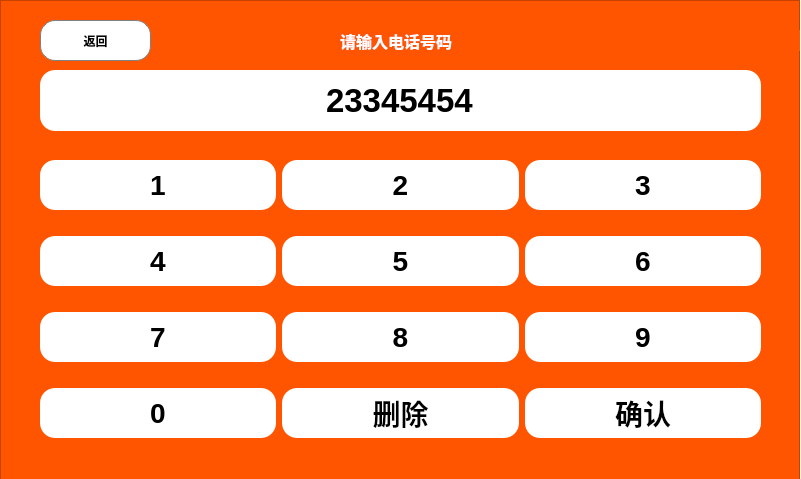
<?xml version="1.0" encoding="UTF-8"?>
<ui version="4.0">
 <class>jiDialog</class>
 <widget class="QDialog" name="jiDialog">
  <property name="geometry">
   <rect>
    <x>0</x>
    <y>0</y>
    <width>801</width>
    <height>479</height>
   </rect>
  </property>
  <property name="font">
   <font>
    <pointsize>21</pointsize>
    <weight>75</weight>
    <bold>true</bold>
   </font>
  </property>
  <property name="windowTitle">
   <string>Dialog</string>
  </property>
  <property name="styleSheet">
   <string notr="true">background-color: rgba(255, 255, 127, 20);</string>
  </property>
  <widget class="QFrame" name="frame">
   <property name="geometry">
    <rect>
     <x>0</x>
     <y>0</y>
     <width>800</width>
     <height>480</height>
    </rect>
   </property>
   <property name="styleSheet">
    <string notr="true">
	background-color: rgb(255, 85, 0);</string>
   </property>
   <property name="frameShape">
    <enum>QFrame::StyledPanel</enum>
   </property>
   <property name="frameShadow">
    <enum>QFrame::Raised</enum>
   </property>
   <widget class="QPushButton" name="pushButtonExit">
    <property name="geometry">
     <rect>
      <x>40</x>
      <y>20</y>
      <width>111</width>
      <height>41</height>
     </rect>
    </property>
    <property name="font">
     <font>
      <weight>75</weight>
      <bold>true</bold>
     </font>
    </property>
    <property name="styleSheet">
     <string notr="true">QPushButton{
	border-radius: 15px;
	background-color: rgb(255, 255, 255);
	border:1px solid gray
}	


QPushButton:pressed  {
	border-style:inset;  
 
    /* 使文字有一点移动 */  
    padding-left:6px;  
    padding-top:6px;  

}</string>
    </property>
    <property name="text">
     <string>返回</string>
    </property>
    <property name="icon">
     <iconset resource="../icons.qrc">
      <normaloff>:/icons/back.png</normaloff>:/icons/back.png</iconset>
    </property>
   </widget>
   <widget class="QLineEdit" name="lineEdit">
    <property name="geometry">
     <rect>
      <x>40</x>
      <y>70</y>
      <width>721</width>
      <height>61</height>
     </rect>
    </property>
    <property name="font">
     <font>
      <pointsize>25</pointsize>
      <weight>75</weight>
      <bold>true</bold>
     </font>
    </property>
    <property name="styleSheet">
     <string notr="true">background-color: rgb(255, 255, 255);
	border-radius: 15px;</string>
    </property>
    <property name="text">
     <string>23345454</string>
    </property>
    <property name="alignment">
     <set>Qt::AlignCenter</set>
    </property>
   </widget>
   <widget class="QWidget" name="layoutWidget">
    <property name="geometry">
     <rect>
      <x>40</x>
      <y>140</y>
      <width>721</width>
      <height>321</height>
     </rect>
    </property>
    <layout class="QVBoxLayout" name="verticalLayout">
     <item>
      <layout class="QHBoxLayout" name="horizontalLayout">
       <item>
        <widget class="QPushButton" name="pushButton_1">
         <property name="minimumSize">
          <size>
           <width>0</width>
           <height>50</height>
          </size>
         </property>
         <property name="font">
          <font>
           <pointsize>21</pointsize>
           <weight>75</weight>
           <bold>true</bold>
          </font>
         </property>
         <property name="styleSheet">
          <string notr="true">QPushButton{
background-color: rgb(255, 255, 255);
	border-radius: 15px;
}

QPushButton:pressed{
	border-style:inset;  
 
    /* 使文字有一点移动 */  
    padding-left:6px;  
    padding-top:6px;  
}
</string>
         </property>
         <property name="text">
          <string>1</string>
         </property>
        </widget>
       </item>
       <item>
        <widget class="QPushButton" name="pushButton_2">
         <property name="minimumSize">
          <size>
           <width>0</width>
           <height>50</height>
          </size>
         </property>
         <property name="font">
          <font>
           <pointsize>21</pointsize>
           <weight>75</weight>
           <bold>true</bold>
          </font>
         </property>
         <property name="styleSheet">
          <string notr="true">QPushButton{
background-color: rgb(255, 255, 255);
	border-radius: 15px;
}

QPushButton:pressed{
	border-style:inset;  
 
    /* 使文字有一点移动 */  
    padding-left:6px;  
    padding-top:6px;  
}
</string>
         </property>
         <property name="text">
          <string>2</string>
         </property>
        </widget>
       </item>
       <item>
        <widget class="QPushButton" name="pushButton_3">
         <property name="minimumSize">
          <size>
           <width>0</width>
           <height>50</height>
          </size>
         </property>
         <property name="font">
          <font>
           <pointsize>21</pointsize>
           <weight>75</weight>
           <bold>true</bold>
          </font>
         </property>
         <property name="styleSheet">
          <string notr="true">QPushButton{
background-color: rgb(255, 255, 255);
	border-radius: 15px;
}

QPushButton:pressed{
	border-style:inset;  
 
    /* 使文字有一点移动 */  
    padding-left:6px;  
    padding-top:6px;  
}
</string>
         </property>
         <property name="text">
          <string>3</string>
         </property>
        </widget>
       </item>
      </layout>
     </item>
     <item>
      <layout class="QHBoxLayout" name="horizontalLayout_2">
       <item>
        <widget class="QPushButton" name="pushButton_4">
         <property name="minimumSize">
          <size>
           <width>0</width>
           <height>50</height>
          </size>
         </property>
         <property name="font">
          <font>
           <pointsize>21</pointsize>
           <weight>75</weight>
           <bold>true</bold>
          </font>
         </property>
         <property name="styleSheet">
          <string notr="true">QPushButton{
background-color: rgb(255, 255, 255);
	border-radius: 15px;
}

QPushButton:pressed{
	border-style:inset;  
 
    /* 使文字有一点移动 */  
    padding-left:6px;  
    padding-top:6px;  
}
</string>
         </property>
         <property name="text">
          <string>4</string>
         </property>
        </widget>
       </item>
       <item>
        <widget class="QPushButton" name="pushButton_5">
         <property name="minimumSize">
          <size>
           <width>0</width>
           <height>50</height>
          </size>
         </property>
         <property name="font">
          <font>
           <pointsize>21</pointsize>
           <weight>75</weight>
           <bold>true</bold>
          </font>
         </property>
         <property name="styleSheet">
          <string notr="true">QPushButton{
background-color: rgb(255, 255, 255);
	border-radius: 15px;
}

QPushButton:pressed{
	border-style:inset;  
 
    /* 使文字有一点移动 */  
    padding-left:6px;  
    padding-top:6px;  
}
</string>
         </property>
         <property name="text">
          <string>5</string>
         </property>
        </widget>
       </item>
       <item>
        <widget class="QPushButton" name="pushButton_6">
         <property name="minimumSize">
          <size>
           <width>0</width>
           <height>50</height>
          </size>
         </property>
         <property name="font">
          <font>
           <pointsize>21</pointsize>
           <weight>75</weight>
           <bold>true</bold>
          </font>
         </property>
         <property name="styleSheet">
          <string notr="true">QPushButton{
background-color: rgb(255, 255, 255);
	border-radius: 15px;
}

QPushButton:pressed{
	border-style:inset;  
 
    /* 使文字有一点移动 */  
    padding-left:6px;  
    padding-top:6px;  
}
</string>
         </property>
         <property name="text">
          <string>6</string>
         </property>
        </widget>
       </item>
      </layout>
     </item>
     <item>
      <layout class="QHBoxLayout" name="horizontalLayout_3">
       <item>
        <widget class="QPushButton" name="pushButton_7">
         <property name="minimumSize">
          <size>
           <width>0</width>
           <height>50</height>
          </size>
         </property>
         <property name="font">
          <font>
           <pointsize>21</pointsize>
           <weight>75</weight>
           <bold>true</bold>
          </font>
         </property>
         <property name="styleSheet">
          <string notr="true">QPushButton{
background-color: rgb(255, 255, 255);
	border-radius: 15px;
}

QPushButton:pressed{
	border-style:inset;  
 
    /* 使文字有一点移动 */  
    padding-left:6px;  
    padding-top:6px;  
}
</string>
         </property>
         <property name="text">
          <string>7</string>
         </property>
        </widget>
       </item>
       <item>
        <widget class="QPushButton" name="pushButton_8">
         <property name="minimumSize">
          <size>
           <width>0</width>
           <height>50</height>
          </size>
         </property>
         <property name="font">
          <font>
           <pointsize>21</pointsize>
           <weight>75</weight>
           <bold>true</bold>
          </font>
         </property>
         <property name="styleSheet">
          <string notr="true">QPushButton{
background-color: rgb(255, 255, 255);
	border-radius: 15px;
}

QPushButton:pressed{
	border-style:inset;  
 
    /* 使文字有一点移动 */  
    padding-left:6px;  
    padding-top:6px;  
}
</string>
         </property>
         <property name="text">
          <string>8</string>
         </property>
        </widget>
       </item>
       <item>
        <widget class="QPushButton" name="pushButton_9">
         <property name="minimumSize">
          <size>
           <width>0</width>
           <height>50</height>
          </size>
         </property>
         <property name="font">
          <font>
           <pointsize>21</pointsize>
           <weight>75</weight>
           <bold>true</bold>
          </font>
         </property>
         <property name="styleSheet">
          <string notr="true">QPushButton{
background-color: rgb(255, 255, 255);
	border-radius: 15px;
}

QPushButton:pressed{
	border-style:inset;  
 
    /* 使文字有一点移动 */  
    padding-left:6px;  
    padding-top:6px;  
}
</string>
         </property>
         <property name="text">
          <string>9</string>
         </property>
        </widget>
       </item>
      </layout>
     </item>
     <item>
      <layout class="QHBoxLayout" name="horizontalLayout_4">
       <item>
        <widget class="QPushButton" name="pushButton_0">
         <property name="minimumSize">
          <size>
           <width>0</width>
           <height>50</height>
          </size>
         </property>
         <property name="font">
          <font>
           <pointsize>21</pointsize>
           <weight>75</weight>
           <bold>true</bold>
          </font>
         </property>
         <property name="styleSheet">
          <string notr="true">QPushButton{
background-color: rgb(255, 255, 255);
	border-radius: 15px;
}

QPushButton:pressed{
	border-style:inset;  
 
    /* 使文字有一点移动 */  
    padding-left:6px;  
    padding-top:6px;  
}
</string>
         </property>
         <property name="text">
          <string>0</string>
         </property>
        </widget>
       </item>
       <item>
        <widget class="QPushButton" name="pushButtonDel">
         <property name="minimumSize">
          <size>
           <width>0</width>
           <height>50</height>
          </size>
         </property>
         <property name="font">
          <font>
           <pointsize>21</pointsize>
           <weight>75</weight>
           <bold>true</bold>
          </font>
         </property>
         <property name="styleSheet">
          <string notr="true">QPushButton{
background-color: rgb(255, 255, 255);
	border-radius: 15px;
}

QPushButton:pressed{
	border-style:inset;  
 
    /* 使文字有一点移动 */  
    padding-left:6px;  
    padding-top:6px;  
}
</string>
         </property>
         <property name="text">
          <string>删除</string>
         </property>
        </widget>
       </item>
       <item>
        <widget class="QPushButton" name="pushButtonAck">
         <property name="minimumSize">
          <size>
           <width>0</width>
           <height>50</height>
          </size>
         </property>
         <property name="font">
          <font>
           <pointsize>21</pointsize>
           <weight>75</weight>
           <bold>true</bold>
          </font>
         </property>
         <property name="styleSheet">
          <string notr="true">QPushButton{
background-color: rgb(255, 255, 255);
	border-radius: 15px;
}

QPushButton:pressed{
	border-style:inset;  
 
    /* 使文字有一点移动 */  
    padding-left:6px;  
    padding-top:6px;  
}
</string>
         </property>
         <property name="text">
          <string>确认</string>
         </property>
        </widget>
       </item>
      </layout>
     </item>
    </layout>
   </widget>
   <widget class="QLabel" name="label">
    <property name="geometry">
     <rect>
      <x>340</x>
      <y>30</y>
      <width>511</width>
      <height>21</height>
     </rect>
    </property>
    <property name="font">
     <font>
      <pointsize>12</pointsize>
      <weight>75</weight>
      <bold>true</bold>
     </font>
    </property>
    <property name="styleSheet">
     <string notr="true">color: rgb(255, 255, 255);</string>
    </property>
    <property name="text">
     <string>请输入电话号码</string>
    </property>
   </widget>
  </widget>
 </widget>
 <resources>
  <include location="../icons.qrc"/>
 </resources>
 <connections/>
</ui>
